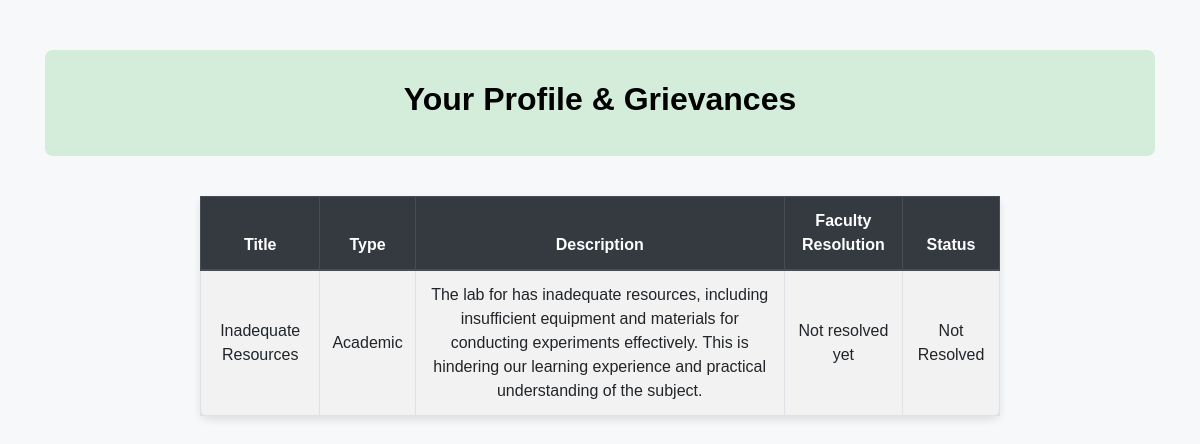
Page /facultyresolution/ (signed in) on the committed database.
### accounts/models.py (models this page shows, shortened)
class Grievance(models.Model):
    GRIEVANCE_CHOICES = [
        ('academic', 'Academic'),
        ('administrative', 'Administrative'),
        ('others', 'Others'),
    ]
    owner=models.ForeignKey(Registers,related_name='user_profile',on_delete=models.CASCADE,null=True)
    name = models.CharField(max_length=255, blank=True, null=True)  # Optional name field
    department = models.CharField(max_length=255, blank=True, null=True)  # Optional department field
    complaint_title = models.CharField(max_length=255)
    type_of_grievance = models.CharField(max_length=50, choices=GRIEVANCE_CHOICES)
    complaint_description = models.TextField()
    resolution = models.TextField(blank=True, null=True)  # New field for resolution
    assigned_to = models.ForeignKey(Registers, null=True, blank=True, on_delete=models.SET_NULL)  # ForeignKey
    facultyresolution = models.TextField(null=True, blank=True)  # New field for storing resolution

### accounts/views.py (the view)
# urls.py: path('facultyresolution/', views.facresolution, name='facultyresolution'),
def facresolution(request):
    student_id = request.session.get('user_id')
    student = Registers.objects.get(id=student_id)
    grievances = Grievance.objects.filter(owner=student)
    return render(request, 'facultyresolution.html', {'grievances': grievances})

### template/facultyresolution.html (shortened to what this page needs)
<!DOCTYPE html>
<html lang="en">
<head>
    <link href="https://stackpath.bootstrapcdn.com/bootstrap/4.5.2/css/bootstrap.min.css" rel="stylesheet">
</head>
<body>
    <div class="container">
        <div class="profile-header">
            <h2>Your Profile & Grievances</h2>
        </div>
        <div class="grievances-section">
            <table class="table table-striped table-bordered">
                <thead class="thead-dark">
                    <tr>
                        <th>Title</th>
                        <th>Type</th>
                        <th>Description</th>
                        <th>Faculty Resolution</th>
                        <th>Status</th>
                    </tr>
                </thead>
                <tbody>
                    {% for grievance in grievances %}
                    <tr>
                        <td>{{ grievance.complaint_title }}</td>
                        <td>{{ grievance.get_type_of_grievance_display }}</td>
                        <td>{{ grievance.complaint_description }}</td>
                        <td>
                            {% if grievance.facultyresolution %}
                                {{ grievance.facultyresolution }}
                            {% else %}
                                Not resolved yet
                            {% endif %}
                        </td>
                        <td>
                            {% if grievance.facultyresolution %}
                                Resolved
                            {% else %}
                                Not Resolved
                            {% endif %}
                        </td>
                    </tr>
                    {% empty %}
                    <tr>
                        <td colspan="5" class="text-center">No grievances found.</td>
                    </tr>
                    {% endfor %}
                </tbody>
            </table>
        </div>
    </div>
</body>
</html>

### template/facultyresolution.html (style rules this page uses)
body { background-color: #f7f8fa; font-family: 'Arial', sans-serif; }
.container { margin-top: 50px; }
.profile-header { background-color: #d4edda; color: black; padding: 30px; border-radius: 8px; text-align: center; }
.profile-header h2 { font-size: 32px; font-weight: bold; }
.grievances-section { margin-top: 40px; text-align: center; }
.table { margin: 0 auto; width: 90%; max-width: 800px; background-color: #fff; box-shadow: 0 4px 8px rgba(0, 0, 0, 0.1); border-radius: 8px; }
.thead-dark { background-color: #343a40; color: white; }
.table td, .table th { text-align: center; vertical-align: middle; }

### rows in the picture
Grievance: complaint_title "Inadequate Resources", type_of_grievance "Academic", complaint_description "The lab for has inadequate resources, including insufficient equipment and materials for conducting experiments effectively. This is hindering our learning experience and practical understanding of the subject.", shows "Not resolved yet", shows "Not Resolved"
